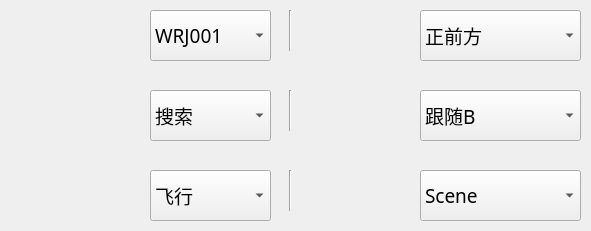
  <widget class="CSSCBasicWidget" name="csscBasicWidget_2" native="true">
   <property name="geometry">
    <rect>
     <x>1320</x>
     <y>90</y>
     <width>591</width>
     <height>231</height>
    </rect>
   </property>
   <property name="borderWidth" stdset="0">
    <number>2</number>
   </property>
   <widget class="Line" name="line_3">
    <property name="geometry">
     <rect>
      <x>280</x>
      <y>10</y>
      <width>20</width>
      <height>41</height>
     </rect>
    </property>
    <property name="orientation">
     <enum>Qt::Vertical</enum>
    </property>
   </widget>
   <widget class="Line" name="line_14">
    <property name="geometry">
     <rect>
      <x>280</x>
      <y>90</y>
      <width>20</width>
      <height>41</height>
     </rect>
    </property>
    <property name="orientation">
     <enum>Qt::Vertical</enum>
    </property>
   </widget>
   <widget class="CSSCComboBox" name="uav_name">
    <property name="geometry">
     <rect>
      <x>150</x>
      <y>10</y>
      <width>121</width>
      <height>51</height>
     </rect>
    </property>
    <property name="font">
     <font>
      <family>微软雅黑</family>
      <pointsize>14</pointsize>
     </font>
    </property>
    <item>
     <property name="text">
      <string>WRJ001</string>
     </property>
    </item>
    <item>
     <property name="text">
      <string>WRJ002</string>
     </property>
    </item>
    <item>
     <property name="text">
      <string>WRJ003</string>
     </property>
    </item>
    <item>
     <property name="text">
      <string>WRJ004</string>
     </property>
    </item>
   </widget>
   <widget class="CSSCComboBox" name="renwu_model">
    <property name="geometry">
     <rect>
      <x>150</x>
      <y>90</y>
      <width>121</width>
      <height>51</height>
     </rect>
    </property>
    <property name="font">
     <font>
      <family>微软雅黑</family>
      <pointsize>14</pointsize>
     </font>
    </property>
    <item>
     <property name="text">
      <string>搜索</string>
     </property>
    </item>
    <item>
     <property name="text">
      <string>编队</string>
     </property>
    </item>
    <item>
     <property name="text">
      <string>跟随</string>
     </property>
    </item>
   </widget>
   <widget class="CSSCComboBox" name="shijiao">
    <property name="geometry">
     <rect>
      <x>420</x>
      <y>90</y>
      <width>161</width>
      <height>51</height>
     </rect>
    </property>
    <property name="font">
     <font>
      <family>微软雅黑</family>
      <pointsize>14</pointsize>
     </font>
    </property>
    <property name="currentIndex">
     <number>1</number>
    </property>
    <item>
     <property name="text">
      <string>机载F</string>
     </property>
    </item>
    <item>
     <property name="text">
      <string>跟随B</string>
     </property>
    </item>
    <item>
     <property name="text">
      <string>手动M</string>
     </property>
    </item>
   </widget>
   <widget class="CSSCComboBox" name="work_camera">
    <property name="geometry">
     <rect>
      <x>420</x>
      <y>10</y>
      <width>161</width>
      <height>51</height>
     </rect>
    </property>
    <property name="font">
     <font>
      <family>微软雅黑</family>
      <pointsize>14</pointsize>
     </font>
    </property>
    <item>
     <property name="text">
      <string>正前方</string>
     </property>
    </item>
    <item>
     <property name="text">
      <string>右方</string>
     </property>
    </item>
    <item>
     <property name="text">
      <string>左方</string>
     </property>
    </item>
    <item>
     <property name="text">
      <string>下方</string>
     </property>
    </item>
    <item>
     <property name="text">
      <string>后方</string>
     </property>
    </item>
   </widget>
   <widget class="CSSCComboBox" name="image_format">
    <property name="geometry">
     <rect>
      <x>420</x>
      <y>170</y>
      <width>161</width>
      <height>51</height>
     </rect>
    </property>
    <property name="font">
     <font>
      <family>微软雅黑</family>
      <pointsize>14</pointsize>
     </font>
    </property>
    <item>
     <property name="text">
      <string>Scene</string>
     </property>
    </item>
    <item>
     <property name="text">
      <string>DepthPlanar</string>
     </property>
    </item>
    <item>
     <property name="text">
      <string>DepthPerspective</string>
     </property>
    </item>
    <item>
     <property name="text">
      <string>DepthVis</string>
     </property>
    </item>
    <item>
     <property name="text">
      <string>DisparityNormalized</string>
     </property>
    </item>
    <item>
     <property name="text">
      <string>Segmentation</string>
     </property>
    </item>
    <item>
     <property name="text">
      <string>SurfaceNormals</string>
     </property>
    </item>
    <item>
     <property name="text">
      <string>Infrared</string>
     </property>
    </item>
   </widget>
   <widget class="Line" name="line_15">
    <property name="geometry">
     <rect>
      <x>280</x>
      <y>170</y>
      <width>20</width>
      <height>41</height>
     </rect>
    </property>
    <property name="orientation">
     <enum>Qt::Vertical</enum>
    </property>
   </widget>
   <widget class="CSSCComboBox" name="uav_state">
    <property name="geometry">
     <rect>
      <x>150</x>
      <y>170</y>
      <width>121</width>
      <height>51</height>
     </rect>
    </property>
    <property name="font">
     <font>
      <family>微软雅黑</family>
      <pointsize>14</pointsize>
     </font>
    </property>
    <property name="currentIndex">
     <number>2</number>
    </property>
    <item>
     <property name="text">
      <string extracomment="land">着陆</string>
     </property>
    </item>
    <item>
     <property name="text">
      <string>起飞</string>
     </property>
    </item>
    <item>
     <property name="text">
      <string extracomment="flying">飞行</string>
     </property>
    </item>
    <item>
     <property name="text">
      <string extracomment="hover">悬停</string>
     </property>
    </item>
    <item>
     <property name="text">
      <string extracomment="collision">碰撞</string>
     </property>
    </item>
   </widget>
   <widget class="CSSCColorLabel" name="csscColorLabel_33" native="true">
    <property name="geometry">
     <rect>
      <x>30</x>
      <y>10</y>
      <width>131</width>
      <height>51</height>
     </rect>
    </property>
    <property name="sizePolicy">
     <sizepolicy hsizetype="MinimumExpanding" vsizetype="Preferred">
      <horstretch>0</horstretch>
      <verstretch>0</verstretch>
     </sizepolicy>
    </property>
    <property name="font">
     <font>
      <pointsize>6</pointsize>
     </font>
    </property>
    <property name="fontColorSide" stdset="0">
     <color>
      <red>255</red>
      <green>0</green>
      <blue>0</blue>
     </color>
    </property>
    <property name="pixelSize" stdset="0">
     <number>24</number>
    </property>
    <property name="showText" stdset="0">
     <string>机体编号：</string>
    </property>
   </widget>
   <widget class="CSSCColorLabel" name="csscColorLabel_34" native="true">
    <property name="geometry">
     <rect>
      <x>30</x>
      <y>90</y>
      <width>131</width>
      <height>51</height>
     </rect>
    </property>
    <property name="sizePolicy">
     <sizepolicy hsizetype="MinimumExpanding" vsizetype="Preferred">
      <horstretch>0</horstretch>
      <verstretch>0</verstretch>
     </sizepolicy>
    </property>
    <property name="font">
     <font>
      <pointsize>6</pointsize>
     </font>
    </property>
    <property name="fontColorSide" stdset="0">
     <color>
      <red>255</red>
      <green>0</green>
      <blue>0</blue>
     </color>
    </property>
    <property name="pixelSize" stdset="0">
     <number>24</number>
    </property>
    <property name="showText" stdset="0">
     <string>任务模式：</string>
    </property>
   </widget>
   <widget class="CSSCColorLabel" name="csscColorLabel_35" native="true">
    <property name="geometry">
     <rect>
      <x>30</x>
      <y>170</y>
      <width>131</width>
      <height>51</height>
     </rect>
    </property>
    <property name="sizePolicy">
     <sizepolicy hsizetype="MinimumExpanding" vsizetype="Preferred">
      <horstretch>0</horstretch>
      <verstretch>0</verstretch>
     </sizepolicy>
    </property>
    <property name="font">
     <font>
      <pointsize>6</pointsize>
     </font>
    </property>
    <property name="fontColorSide" stdset="0">
     <color>
      <red>255</red>
      <green>0</green>
      <blue>0</blue>
     </color>
    </property>
    <property name="pixelSize" stdset="0">
     <number>24</number>
    </property>
    <property name="showText" stdset="0">
     <string>飞行状态：</string>
    </property>
   </widget>
   <widget class="CSSCColorLabel" name="csscColorLabel_36" native="true">
    <property name="geometry">
     <rect>
      <x>300</x>
      <y>10</y>
      <width>131</width>
      <height>51</height>
     </rect>
    </property>
    <property name="sizePolicy">
     <sizepolicy hsizetype="MinimumExpanding" vsizetype="Preferred">
      <horstretch>0</horstretch>
      <verstretch>0</verstretch>
     </sizepolicy>
    </property>
    <property name="font">
     <font>
      <pointsize>6</pointsize>
     </font>
    </property>
    <property name="fontColorSide" stdset="0">
     <color>
      <red>255</red>
      <green>0</green>
      <blue>0</blue>
     </color>
    </property>
    <property name="pixelSize" stdset="0">
     <number>24</number>
    </property>
    <property name="showText" stdset="0">
     <string>工作相机：</string>
    </property>
   </widget>
   <widget class="CSSCColorLabel" name="csscColorLabel_37" native="true">
    <property name="geometry">
     <rect>
      <x>300</x>
      <y>90</y>
      <width>131</width>
      <height>51</height>
     </rect>
    </property>
    <property name="sizePolicy">
     <sizepolicy hsizetype="MinimumExpanding" vsizetype="Preferred">
      <horstretch>0</horstretch>
      <verstretch>0</verstretch>
     </sizepolicy>
    </property>
    <property name="font">
     <font>
      <pointsize>6</pointsize>
     </font>
    </property>
    <property name="fontColorSide" stdset="0">
     <color>
      <red>255</red>
      <green>0</green>
      <blue>0</blue>
     </color>
    </property>
    <property name="pixelSize" stdset="0">
     <number>24</number>
    </property>
    <property name="showText" stdset="0">
     <string>视角模式：</string>
    </property>
   </widget>
   <widget class="CSSCColorLabel" name="csscColorLabel_38" native="true">
    <property name="geometry">
     <rect>
      <x>300</x>
      <y>170</y>
      <width>131</width>
      <height>51</height>
     </rect>
    </property>
    <property name="sizePolicy">
     <sizepolicy hsizetype="MinimumExpanding" vsizetype="Preferred">
      <horstretch>0</horstretch>
      <verstretch>0</verstretch>
     </sizepolicy>
    </property>
    <property name="font">
     <font>
      <pointsize>6</pointsize>
     </font>
    </property>
    <property name="fontColorSide" stdset="0">
     <color>
      <red>255</red>
      <green>0</green>
      <blue>0</blue>
     </color>
    </property>
    <property name="pixelSize" stdset="0">
     <number>24</number>
    </property>
    <property name="showText" stdset="0">
     <string>图像格式：</string>
    </property>
   </widget>
  </widget>
